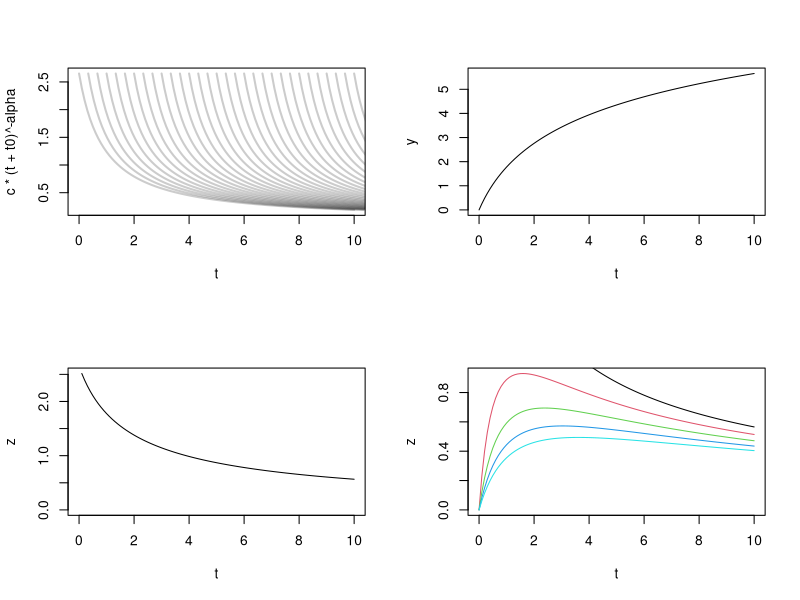
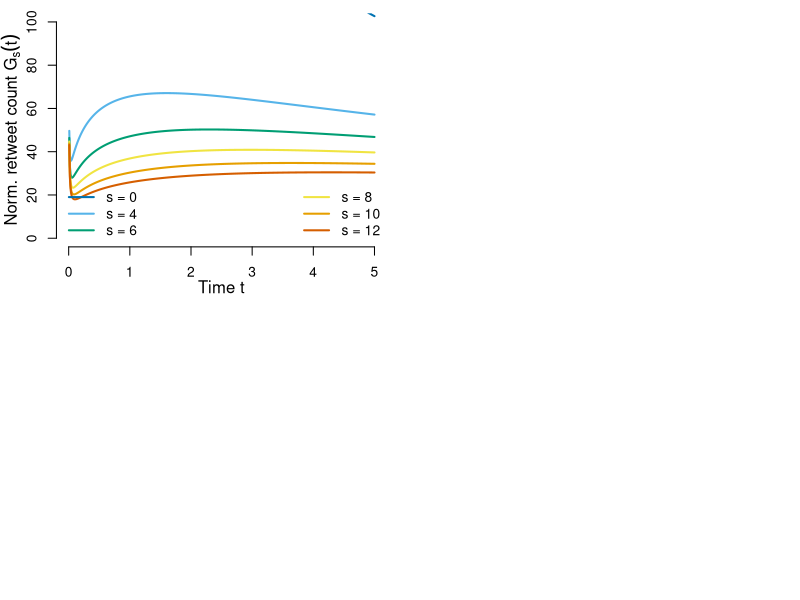
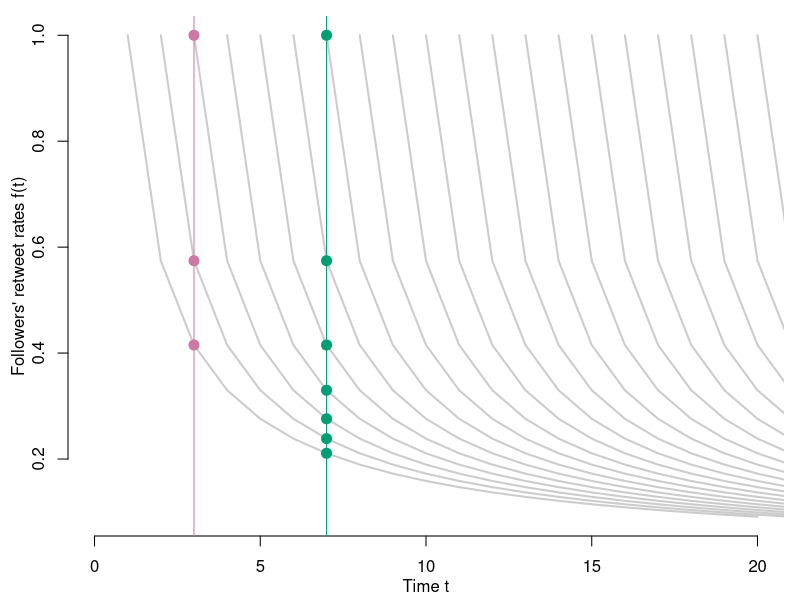
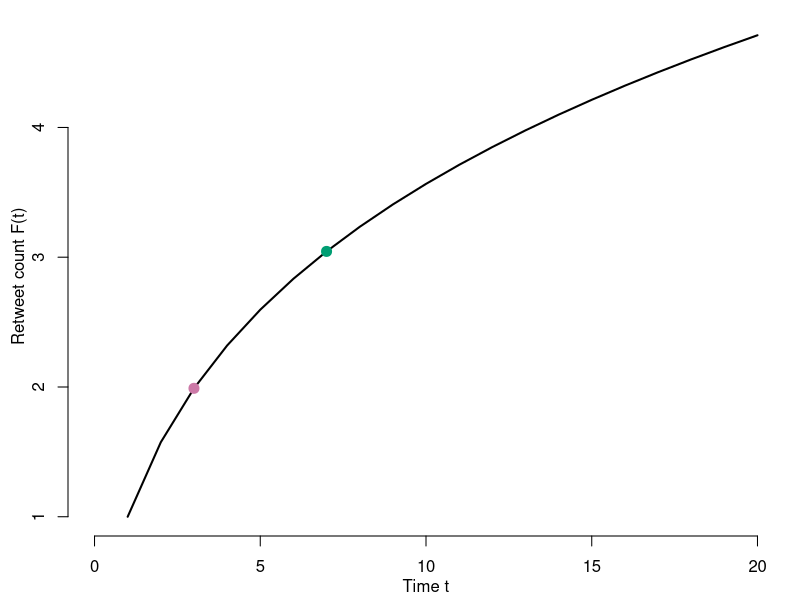
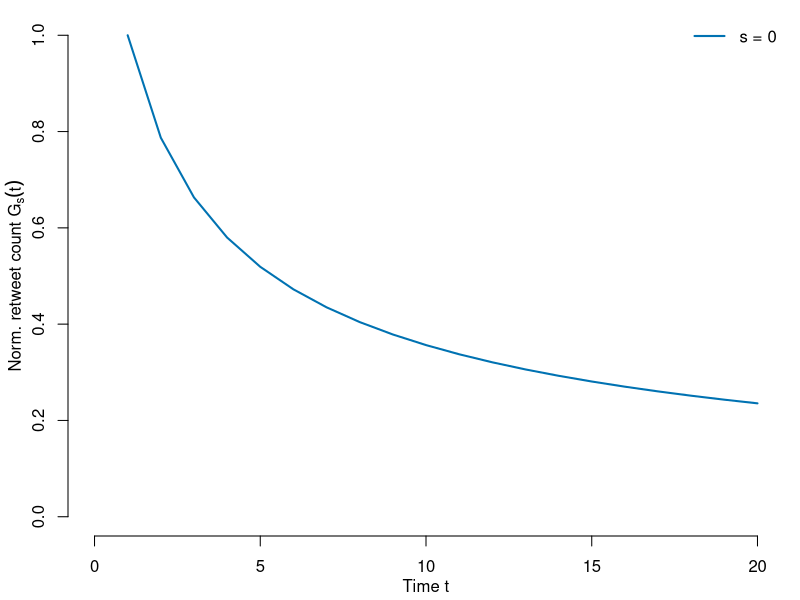
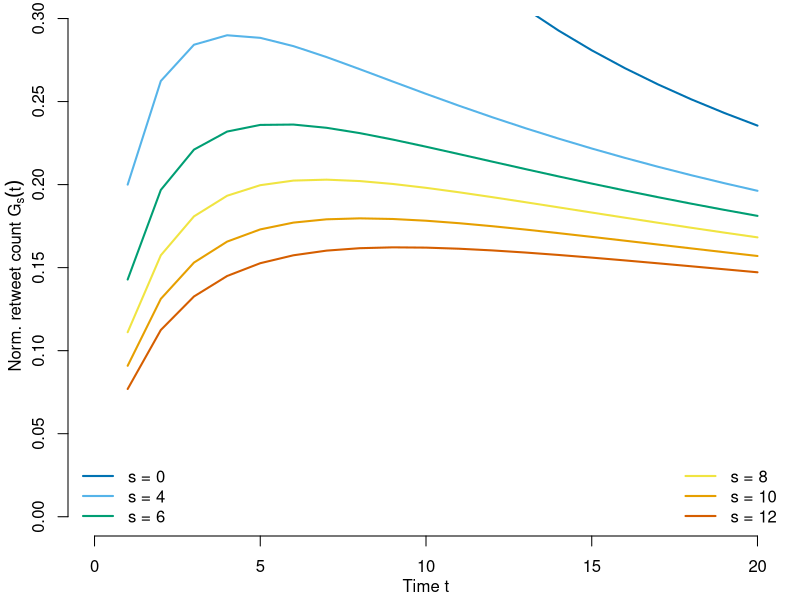

These charts were generated, in order, by the following R code:
# Continuous time

alpha <- 1.1
t0 <- 1
tmax <- 10
t <- seq(0, tmax, tmax/100)
c <- (alpha-1) / (t0^-(alpha-1) + 1/(alpha-2)*((1+t0)^-(alpha-2) - t0^-(alpha-2)))

par(mfrow=c(2,2))

plot(t, c*(t+t0)^-alpha, col='white')
for (delta in seq(0, tmax, tmax/30)) {
  lines(t+delta, c*(t+t0)^-alpha, type='l', col=rgb(0,0,0,0.2), lwd=2)
}

y <- c/(alpha-1) * (t0^-(alpha-1) - (t+t0)^-(alpha-1))
plot(t, y, type='l')

# Upper bound of tweets per week:
c/(alpha-1) * t0^-(alpha-1)

z <- y/t
plot(t, z, type='l', ylim=c(0,max(z, na.rm=TRUE)))

i <- 1
S <- 0:4
for (s in S) {
  z <- y/(t+s)
  if (i == 1) plot(t, z, type='l', col=i, ylim=c(0,max(y/(t+S[2]))))
  else lines(t, z, col=i)
  i <- i + 1
}

# Sanity check to see that the volume of retweets in the first week is indeed 1:
# z <- c/(alpha-1) * (t0^-(alpha-1)*t + 1/(alpha-2)*((t+t0)^-(alpha-2) - t0^-(alpha-2)))
# plot(t, z, type='l', xlim=c(0,1), ylim=c(0,1), panel.first=abline(h=1,v=1))

###########################################################################

# Discrete time

PLOTDIR <- sprintf('%s/github/retweet-evolution/plotting/plots', Sys.getenv('HOME'))

# Source: http://www.cookbook-r.com/Graphs/Colors_(ggplot2)/
COL_LIGHTBLUE <- "#56B4E9"
COL_YELLOW <- "#F0E442"
COL_DARKBLUE <- "#0072B2"
COL_RED <- "#D55E00"
COL_MAGENTA <- "#CC79A7"
COL_GRAY <- "#999999"
COL_ORANGE <- "#E69F00"
COL_GREEN <- "#009E73"
col <- c(COL_DARKBLUE, COL_LIGHTBLUE, COL_GREEN, COL_YELLOW, COL_ORANGE, COL_RED)

# alpha <- 1.1
alpha <- 0.8
c <- 1
t <- 1:20

f <- function(x) {
  c*x^-alpha
}

pdf(sprintf('%s/retweet_rates_f.pdf', PLOTDIR), width=1.7, height=1.4, pointsize=6, family='Helvetica', useDingbats=FALSE)
par(mar=c(3.2, 3.4, 0.8, 0.8))
plot(t, f(t), col='white', axes=FALSE, xlab='', ylab='', xlim=c(0,max(t)))
axis(1)
mtext('Time t', side=1, line=2)
axis(2)
mtext("Followers' retweet rates f(t)", side=2, line=2)
for (delta in 0:max(t)) {
  y <- f(t)
  y[y==0] <- NA
  lines(t+delta, y, type='l', col=rgb(0,0,0,0.2), lwd=2)
}
abline(v=3, col=COL_MAGENTA); points(rep(3,3), f(1:3), col=COL_MAGENTA, pch=20, cex=2)
abline(v=7, col=COL_GREEN); points(rep(7,7), f(1:7), col=COL_GREEN, pch=20, cex=2)
dev.off()

pdf(sprintf('%s/retweet_counts_F.pdf', PLOTDIR), width=1.7, height=1.4, pointsize=6, family='Helvetica', useDingbats=FALSE)
par(mar=c(3.2, 3.4, 0.8, 0.8))
y <- cumsum(f(t))
plot(t, y, type='l', axes=FALSE, xlab='', ylab='', xlim=c(0,max(t)), lwd=2)
points(3, y[3], col=COL_MAGENTA, pch=20, cex=2)
points(7, y[7], col=COL_GREEN, pch=20, cex=2)
axis(1)
mtext('Time t', side=1, line=2)
axis(2)
mtext('Retweet count F(t)', side=2, line=2)
dev.off()

pdf(sprintf('%s/norm_retweet_counts_G.pdf', PLOTDIR), width=1.7, height=1.4, pointsize=6, family='Helvetica', useDingbats=FALSE)
par(mar=c(3.2, 3.4, 0.8, 0.8))
z <- y/t
plot(t, z, type='l', axes=FALSE, xlab='', ylab='', xlim=c(0,max(t)), ylim=c(0,max(z)), lwd=2, col=col[1])
axis(1)
mtext('Time t', side=1, line=2)
axis(2)
mtext(expression(paste('Norm. retweet count ', G[s](t))), side=2, line=2)
legend('topright', bty='n', legend='s = 0', lty=1, lwd=2, col=col[1])
dev.off()

pdf(sprintf('%s/norm_retweet_counts_Gs.pdf', PLOTDIR), width=1.7, height=1.4, pointsize=6, family='Helvetica', useDingbats=FALSE)
par(mar=c(3.2, 3.4, 0.8, 0.8))
i <- 1
S <- c(0,4,6,8,10,12)
for (s in S) {
  z <- y/(t+s)
  if (i == 1) plot(t, z, type='l', col=col[i], axes=FALSE, xlab='', ylab='', xlim=c(0,max(t)), ylim=c(0,max(y/(t+S[2]))), lwd=2)
  else lines(t, z, col=col[i], lwd=2)
  i <- i + 1
}
axis(1)
mtext('Time t', side=1, line=2)
axis(2)
mtext(expression(paste('Norm. retweet count ', G[s](t))), side=2, line=2)
legend('bottomleft', bty='n', legend=paste('s =', S[1:3]), lty=1, lwd=2, col=col[1:3])
legend('bottomright', bty='n', legend=paste('s =', S[4:6]), lty=1, lwd=2, col=col[4:6])
dev.off()

###########################################################################

# In the paper, we assumed that the s initial followers don't retweet. Instead, we may
# also assume that they do retweet, at the same rate as those "regular" followers that
# started to follow the focal user in the first time step. The resulting curves are very
# similar to those that emerge when the s initial followers are silent, with the difference
# that the curves are prefixed with a sharp, brief dip at the very beginning.
# Note that the vector if time steps were adjusted here. This is just to zoom into the
# interesting regime; the same could be achieved by keeping t fixed and adjusting c.

t <- seq(0.01,5,0.01)
par(mar=c(3.2, 3.4, 0.8, 0.8))
i <- 1
S <- c(0,4,6,8,10,12)
for (s in S) {
  # This is the relevant change.
  yy <- cumsum(f(t)) + s*f(t)
  z <- yy/(t+s)
  if (i == 1) plot(t, z, type='l', col=col[i], axes=FALSE, xlab='', ylab='', xlim=c(0,max(t)), ylim=c(0,100), lwd=2)
  else lines(t, z, col=col[i], lwd=2)
  i <- i + 1
}
axis(1)
mtext('Time t', side=1, line=2)
axis(2)
mtext(expression(paste('Norm. retweet count ', G[s](t))), side=2, line=2)
legend('bottomleft', bty='n', legend=paste('s =', S[1:3]), lty=1, lwd=2, col=col[1:3])
legend('bottomright', bty='n', legend=paste('s =', S[4:6]), lty=1, lwd=2, col=col[4:6])
